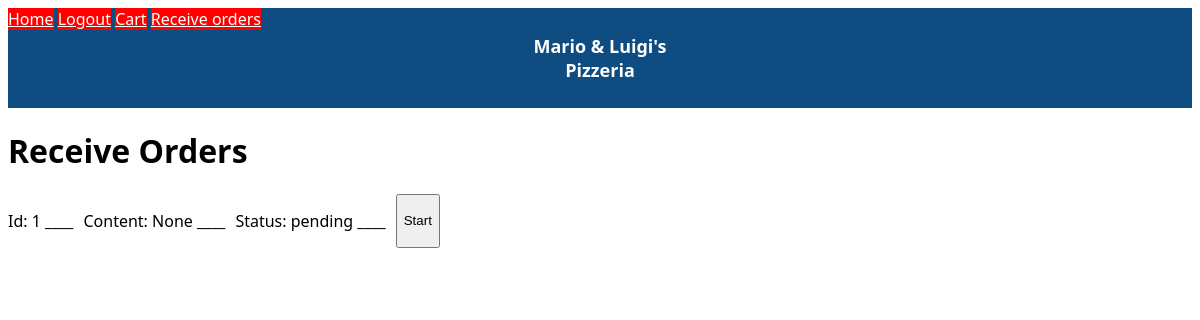
The page /receive-orders (signed in) on the database as committed earlier.
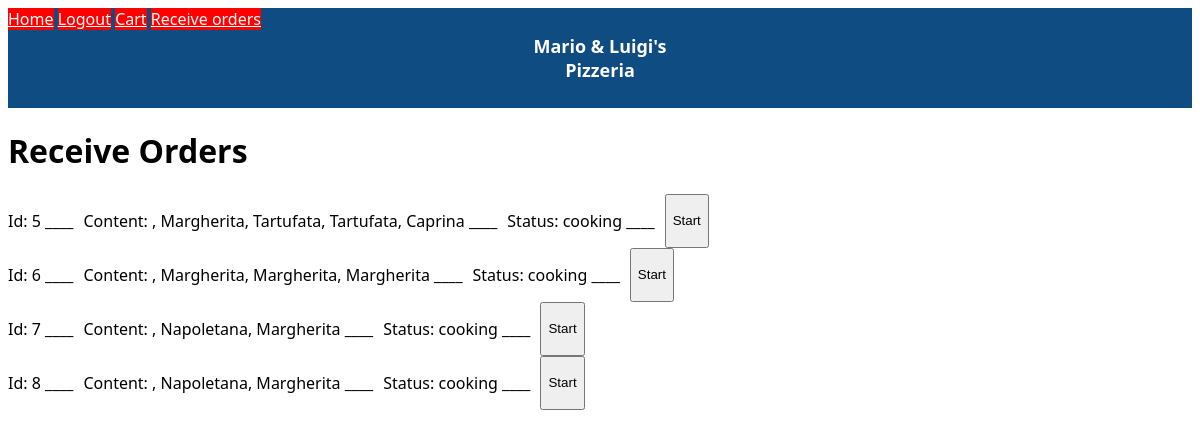
The same page on the database as committed later.
### website/models.py (models this page shows)
class Order(db.Model):
    id = db.Column(db.Integer, primary_key=True)    #primary key
    date = db.Column(db.DateTime(timezone=True), default=func.now())  #current date
    user_id = db.Column(db.Integer, db.ForeignKey('user.id'))         #foreign key
    status = db.Column(db.String(150))
    orderedItems = db.Column(db.String(500))

### website/views.py (the view)
@views.route('/receive-orders', methods=['GET', 'POST'])
@login_required
def receiveOrders():
    global currentOrder
    if request.method == 'POST':
        currentOrderInfo = request.form.get('currentOrder')
        print("pizza")
        print(currentOrderInfo)
        new_order = Order(date=datetime.now(), user_id=current_user.id, status="pending",  orderedItems = currentOrderInfo)     #create new user and hash his password, sha256 is a hashind method
        db.session.add(new_order)             #add the new order to the DB
        db.session.commit()
        currentOrder = new_order
        order.append({'id': new_order.id, 'orderInfo': currentOrderInfo})
        print(order)
        selected_pizzas.clear() #clear local list cart
        delimiter = ", "
        userCart = Cart.query.filter_by(user_id=current_user.id).first()
        if userCart:
            userCart.content = delimiter.join(selected_pizzas)
            db.session.commit()
        allOrders = Order.query.all()
        return render_template("orderNumber.html", user=current_user, yourOrder=currentOrder, orders=allOrders)
    else:
        allOrders = Order.query.all()
        return render_template("receiveOrders.html", user=current_user, allOrders=allOrders)

### website/templates/receiveOrders.html (shortened to what this page needs)
{% extends "base.html" %}
{% block content%}
    <h1> Receive Orders</h1>
    {%for order in allOrders%}
    <form method="post" action="/start_order">
        <div class="orders">
        <p>Id: {{order.id}} ____</p>
        <p>Content: {{order.orderedItems}} ____</p>
        <p>Status: {{order.status}} ____</p>
        <button> Start </button>
        </div>
    </form>
    {% endfor %}
{% endblock %}

### website/templates/base.html (shortened to what this page needs)
<!DOCTYPE html>
<html>
  <head>
    <link rel="stylesheet" href="{{ url_for('static', filename='css/styles.css') }}">
  </head>
  <body>
    <nav>
      <div class="navbar">
        <div class="navbar-text">
          <p>Mario & Luigi's<br>Pizzeria</p>
        </div>
        <div class="navbar-nav">
          {% if user.is_authenticated %}
          <a class="navbar-item" href="/">Home</a>
          <a class="navbar-item" href="/logout">Logout</a>
          <a class="navbar-item" href="/cart">Cart</a>
          {% if user.role == "admin" %}
          <a class="navbar-item" href="/receive-orders">Receive orders</a>
          {% endif %}
          {% else %}
          <div class="top-right">
            <a class="navbar-item" href="/login">LOGIN</a>
            <a class="navbar-item" href="/sign-up">SIGN UP</a>
          </div>
          {% endif %}
        </div>
      </div>
    </nav>
    <div>{% block content %} {% endblock %}</div>
  </body>
</html>

### website/static/css/styles.css (style rules this page uses)
body { font-family: system-ui, -apple-system, BlinkMacSystemFont, 'Segoe UI', Roboto, Oxygen, Ubuntu, Cantarell, 'Open Sans', 'Helvetica Neue', sans-serif; background-color: rgb(255, 255, 255) }
.navbar { gap: 5px; background-color: #0F4C81; width: 100%; height: 100px; display: flex; position: relative; }
.navbar-item { background-color: red; color: white }
.orders { display: flex; flex-direction: row; gap: 10px }
.navbar-text { text-align: center; position: absolute; top: 50%; left: 50%; transform: translate(-50%, -50%); }
.navbar-text p { color: #fff; font-size: 18px; font-weight: bold; margin: 0; padding: 0; }

Rows that differ between the two databases and show on the page:
removed Order: id "1", orderedItems "None", status "pending"
added Order: id "5", orderedItems ", Margherita, Tartufata, Tartufata, Caprina", status "cooking"
added Order: id "6", orderedItems ", Margherita, Margherita, Margherita", status "cooking"
added Order: id "7", orderedItems ", Napoletana, Margherita", status "cooking"
added Order: id "8", orderedItems ", Napoletana, Margherita", status "cooking"
